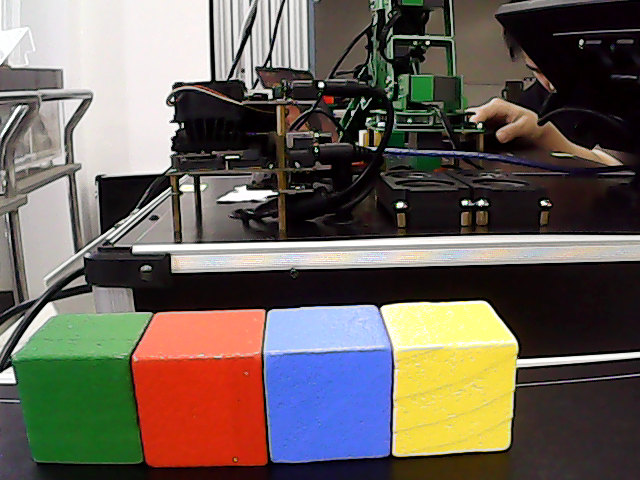
#> input picture 5.目标识别/evidence/20261019_144315_891538_raw.png, 640 x 480 px, given in place of the camera
$ jupyter execute week5.ipynb   (text cells are left out)
#> lines starting #> are read from the running program, lines starting #| are printed output that depends on the picture; after the words box and inside, x2 and y2 are one past the last pixel; in counts of white or black regions, pixels touching at a corner belong together
[cell 1]
from pathlib import Path
from datetime import datetime
import csv
import threading
import time

import cv2
import numpy as np
import ipywidgets as widgets
from IPython.display import display, Image

# 现场调参区：相机、ROI、面积阈值和 HSV 范围均在此修改。
PROJECT_DIR = Path.cwd()
if PROJECT_DIR.name != "5.目标识别" and (PROJECT_DIR / "5.目标识别").is_dir():
    PROJECT_DIR = PROJECT_DIR / "5.目标识别"
EVIDENCE_DIR = PROJECT_DIR / "evidence"
RECORD_CSV = PROJECT_DIR / "week5_test_records.csv"
CAMERA_DEVICE = 0  # 重启后当前设备为 /dev/video0；若设备号变化，在此修改。
# 沿用第 3 章已验证的打开方式，不强制改写摄像头分辨率、帧率或格式。
ROI = None  # 识别整幅画面；如需限定范围，可改为 (x, y, 宽, 高)。
MIN_AREA = 700
KERNEL_SIZE = 5
COLOR_ORDER = ("red", "yellow", "green", "blue")
COLOR_NAMES = {"red": "红", "yellow": "黄", "green": "绿", "blue": "蓝"}
COLOR_CONFIG = {
    # 红色跨越 OpenCV 的 H=0/179 边界，必须保留两段。
    "red": {"bgr": (0, 0, 255), "intervals": (((0, 90, 70), (10, 255, 255)), ((170, 90, 70), (179, 255, 255)))},
    "yellow": {"bgr": (0, 255, 255), "intervals": (((18, 80, 80), (38, 255, 255)),)},
    # 白色背景下绿色方块正面 V 约为 40～48，现场将下限从 50 降到 35。
    "green": {"bgr": (0, 255, 0), "intervals": (((40, 60, 35), (90, 255, 255)),)},
    "blue": {"bgr": (255, 0, 0), "intervals": (((95, 80, 50), (135, 255, 255)),)},
}
print("项目目录：", PROJECT_DIR)
print("相机设备：/dev/video{}；ROI：{}；最小面积：{}".format(CAMERA_DEVICE, ROI, MIN_AREA))
for name in COLOR_ORDER:
    print("{}色 HSV 初值：{}".format(COLOR_NAMES[name], COLOR_CONFIG[name]["intervals"]))

[cell 2]
def open_camera():
    """按第 3 章示例打开摄像头，不强制写入设备属性。"""
    capture = cv2.VideoCapture(CAMERA_DEVICE)
    if not capture.isOpened():
        capture.release()
        raise RuntimeError("无法打开摄像头 /dev/video{}，请检查设备号和连接。".format(CAMERA_DEVICE))
    return capture


def read_camera_frame(capture):
    """读取真实画面；取帧失败时指出设备排查命令。"""
    ok, frame = capture.read()
    if not ok or frame is None:
        raise RuntimeError(
            "摄像头 /dev/video{} 已打开但未输出画面。请在终端运行 "
            "v4l2-ctl -d /dev/video{} --stream-mmap=3 --stream-count=3；"
            "若此前强制修改过宽高，请拔插摄像头后重试。".format(CAMERA_DEVICE, CAMERA_DEVICE)
        )
    return frame


def crop_roi(frame):
    """返回 ROI 图像和相对原图的坐标偏移。"""
    if ROI is None:
        return frame, 0, 0
    x, y, width, height = ROI
    frame_height, frame_width = frame.shape[:2]
    if x < 0 or y < 0 or width <= 0 or height <= 0 or x + width > frame_width or y + height > frame_height:
        raise ValueError("ROI {} 超出 {}x{} 摄像头画面。".format(ROI, frame_width, frame_height))
    return frame[y:y + height, x:x + width], x, y


def detect_colors(frame):
    """返回标注图、四类掩膜和真实画面中的检测结果。"""
    cropped, offset_x, offset_y = crop_roi(frame)
    hsv = cv2.cvtColor(cropped, cv2.COLOR_BGR2HSV)
    kernel = np.ones((KERNEL_SIZE, KERNEL_SIZE), np.uint8)
    annotated = frame.copy()
    masks = {}
    detections = []
    for name in COLOR_ORDER:
        spec = COLOR_CONFIG[name]
        mask = np.zeros(hsv.shape[:2], dtype=np.uint8)
        for lower, upper in spec["intervals"]:
            mask = cv2.bitwise_or(mask, cv2.inRange(hsv, np.array(lower, dtype=np.uint8), np.array(upper, dtype=np.uint8)))
        mask = cv2.morphologyEx(mask, cv2.MORPH_OPEN, kernel)
        mask = cv2.morphologyEx(mask, cv2.MORPH_CLOSE, kernel)
        masks[name] = mask
        contours = cv2.findContours(mask, cv2.RETR_EXTERNAL, cv2.CHAIN_APPROX_SIMPLE)[-2]
        for contour in contours:
            area = float(cv2.contourArea(contour))
            if area < MIN_AREA:
                continue
            x, y, width, height = cv2.boundingRect(contour)
            left, top = x + offset_x, y + offset_y
            center = (left + width // 2, top + height // 2)
            cv2.rectangle(annotated, (left, top), (left + width, top + height), spec["bgr"], 2)
            cv2.circle(annotated, center, 4, spec["bgr"], -1)
            cv2.putText(annotated, "{} {:.0f}".format(name, area), (left, max(18, top - 7)),
                        cv2.FONT_HERSHEY_SIMPLEX, 0.55, spec["bgr"], 2, cv2.LINE_AA)
            detections.append({"color": name, "center": center, "area": area, "bbox": (left, top, width, height)})
    if ROI is not None:
        x, y, width, height = ROI
        cv2.rectangle(annotated, (x, y), (x + width, y + height), (255, 255, 255), 1)
        cv2.putText(annotated, "ROI", (x + 4, y + 18), cv2.FONT_HERSHEY_SIMPLEX, 0.55, (255, 255, 255), 1, cv2.LINE_AA)
    return annotated, masks, detections


# [43 lines left out: functions make_mask_grid, ensure_csv, save_evidence, record_trial, not called in this run]

print("识别、截图和 CSV 函数已就绪。")

[cell 3]
test_image = np.zeros((480, 640, 3), dtype=np.uint8)
for name, (x, y) in {"red": (10, 310), "yellow": (170, 310), "green": (330, 310), "blue": (490, 310)}.items():
    cv2.rectangle(test_image, (x, y), (x + 120, y + 120), COLOR_CONFIG[name]["bgr"], -1)
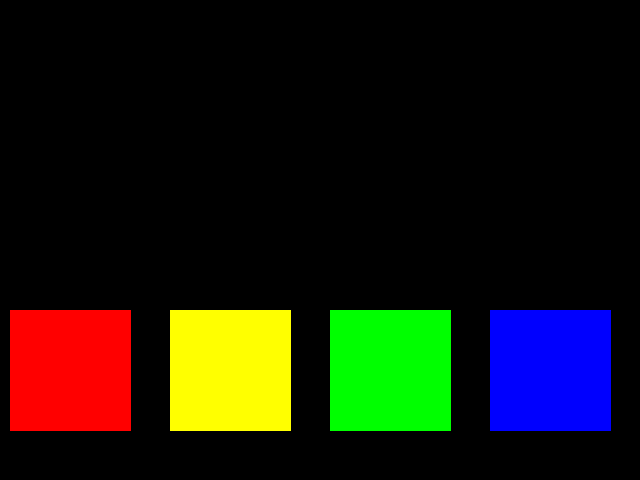
#> test_image: shape (480, 640, 3); mean of channels 0, 1, 2 12.2, 24.3, 24.3; drawn as B, G, R
_, _, test_detections = detect_colors(test_image)
#> in detect_colors, `cropped, offset_x, offset_y = crop_roi(frame)`: offset_x = 0
#> in detect_colors, `hsv = cv2.cvtColor(cropped, cv2.COLOR_BGR2HSV)`: hsv: shape (480, 640, 3); mean H, S, V 10, 48.6, 48.6
#> after the loop in detect_colors, `for name in COLOR_ORDER:`:
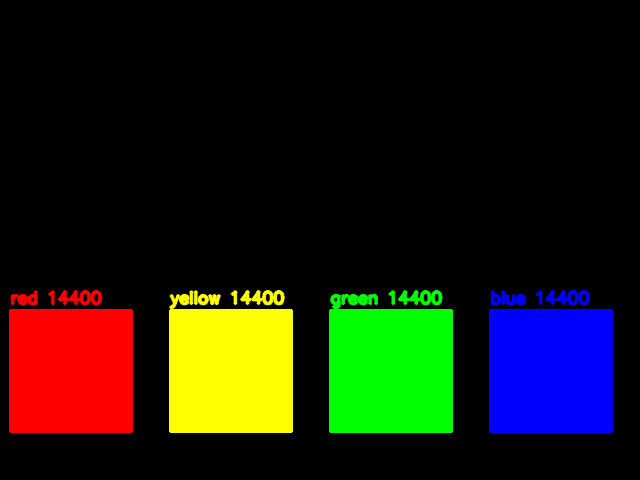
#> annotated: shape (480, 640, 3); 2.45% of pixels changed, all inside (x1, y1, x2, y2) = (9, 289, 613, 433); drawn as B, G, R
#> after the loop in detect_colors, `for name in COLOR_ORDER:`:
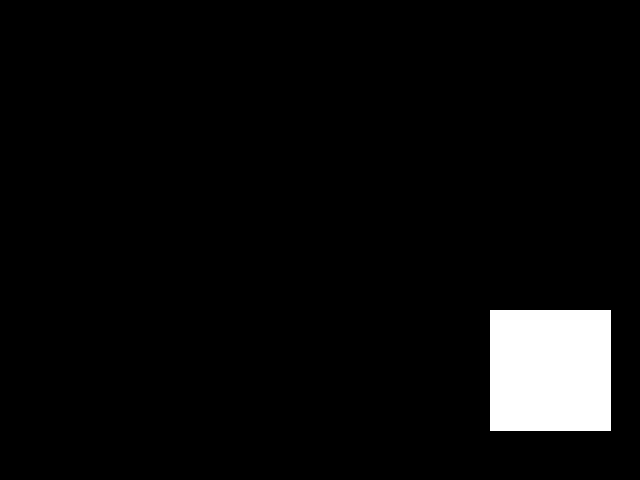
#> mask: shape (480, 640); 4.8% white; 1 white region, box (x1, y1, x2, y2) and area: (490, 310, 611, 431) 14641
#> after the loop in detect_colors, `for name in COLOR_ORDER:`: detections = 4 items
#> test_detections = 4 items
assert len(test_detections) == 4
assert {item["color"] for item in test_detections} == set(COLOR_ORDER)
print("离线自检通过：四个合成色块均被识别；这不是摄像头实验数据。")

[cell 4]
camera_probe_ok = False
probe_capture = None
try:
    probe_capture = open_camera()
    probe_frame = read_camera_frame(probe_capture)
#> in read_camera_frame, frame is the input picture: shape (480, 640, 3); mean B, G, R 89.3, 97.5, 106.5
    camera_probe_ok = True
    print("真实摄像头取帧成功：{}x{}。".format(probe_frame.shape[1], probe_frame.shape[0]))
#| 真实摄像头取帧成功：640x480。
    encoded, image_buffer = cv2.imencode(".jpg", probe_frame)
    if encoded:
        display(Image(data=image_buffer.tobytes()))
except Exception as exc:
    print("真实摄像头取帧失败：{}".format(exc))
finally:
    if probe_capture is not None:
        probe_capture.release()

[cell 5]
# 重复运行本格时先停止上一次采集线程，避免摄像头被自己占用。
if "camera_stop_event" in globals():
    camera_stop_event.set()
if "camera_thread" in globals() and camera_thread is not None and camera_thread.is_alive():
    camera_thread.join(timeout=15)

camera_stop_event = threading.Event()
camera_thread = None
latest_lock = threading.Lock()
latest_sample = None
expected_color = None

start_button = widgets.Button(description="启动实时画面", button_style="success")
stop_button = widgets.Button(description="停止")
save_button = widgets.Button(description="保存截图", button_style="info")
record_button = widgets.Button(description="记录一次测试", button_style="warning")
color_buttons = [widgets.Button(description=COLOR_NAMES[name] + "色", tooltip=name) for name in COLOR_ORDER]
note_box = widgets.Textarea(placeholder="记录光照、阴影、反光或背景干扰情况", description="情况说明：", layout=widgets.Layout(width="600px", height="65px"))
status_label = widgets.HTML(value="状态：等待启动。")
result_image = widgets.Image(format="jpeg", layout=widgets.Layout(width="640px"))
masks_image = widgets.Image(format="png", layout=widgets.Layout(width="640px"))


# [5 lines left out: function set_expected, not called in this run]


for color_name, button in zip(COLOR_ORDER, color_buttons):
    button.on_click(lambda _, name=color_name: set_expected(name))


# [79 lines left out: functions camera_worker, start_camera, stop_camera, get_latest_sample, on_save, on_record, not called in this run]


start_button.on_click(start_camera)
stop_button.on_click(stop_camera)
save_button.on_click(on_save)
record_button.on_click(on_record)
display(widgets.VBox([
    widgets.HBox([start_button, stop_button, save_button, record_button]),
    widgets.HBox(color_buttons), note_box, status_label,
    widgets.HTML(value="<b>实时识别画面</b>"), result_image,
    widgets.HTML(value="<b>四类 Mask：红、黄、绿、蓝</b>"), masks_image,
]))

[cell 6]
if RECORD_CSV.exists():
    with RECORD_CSV.open("r", newline="", encoding="utf-8-sig") as stream:
#> (reads 5.目标识别/week5_test_records.csv from the repository)
